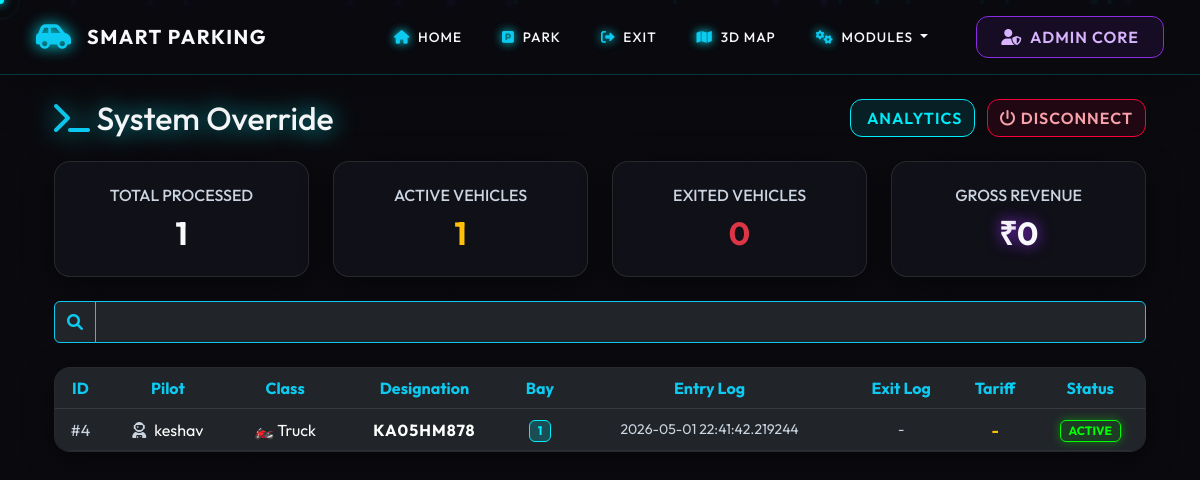
Page /admin (signed in) on the committed database.
### tables this page shows
CREATE TABLE users (
            id INTEGER PRIMARY KEY AUTOINCREMENT,
            name TEXT,
            vehicle TEXT,
            plate TEXT UNIQUE,
            slot INTEGER,
            entry_time TEXT,
            exit_time TEXT,
            fee INTEGER,
            status TEXT
        );

### main.py (the view)
@app.route('/admin')
def admin():
    if not session.get('admin'):
        return redirect('/login')
    conn = sqlite3.connect(DB_PATH)
    cur = conn.cursor()
    cur.execute("SELECT * FROM users")
    users = cur.fetchall()
    conn.close()
    return render_template('admin.html', users=users)

### templates/admin.html (shortened to what this page needs)
{% extends 'base.html' %}
{% block content %}
<div class="container-fluid animate__animated animate__fadeIn">
    <div class="d-flex flex-wrap justify-content-between align-items-center mb-4">
        <h2 class="title-glow text-light m-0"><i class="fas fa-terminal text-info"></i> System Override</h2>
        <div class="mt-2 mt-md-0">
            {% if users|length > 0 %}
            <a href="/analytics" class="btn btn-neon me-2"> Analytics</a>
            {% endif %}
            <a href="/logout" class="btn btn-neon-pink"><i class="fas fa-power-off"></i> Disconnect</a>
        </div>
    </div>
    <div class="row text-center mb-4 g-4">
        <div class="col-md-3">
            <div class="glass-panel p-4" style="border-top: 3px solid #00f0ff;">
                <h6 class="text-uppercase" style="color: #cbd5e1;">Total Processed</h6>
                <h2 class="text-light m-0 fw-bold">{{ users|length }}</h2>
            </div>
        </div>
        <div class="col-md-3">
            <div class="glass-panel p-4" style="border-top: 3px solid #ff9900;">
                <h6 class="text-uppercase" style="color: #cbd5e1;">Active Vehicles</h6>
                <h2 class="text-warning m-0 fw-bold">{{ users | selectattr(8, 'equalto', 'parked') | list | length }}</h2>
            </div>
        </div>
        <div class="col-md-3">
            <div class="glass-panel p-4" style="border-top: 3px solid #ff003c;">
                <h6 class="text-uppercase" style="color: #cbd5e1;">Exited Vehicles</h6>
                <h2 class="text-danger m-0 fw-bold">{{ users | selectattr(8, 'equalto', 'exited') | list | length }}</h2>
            </div>
        </div>
        <div class="col-md-3">
            <div class="glass-panel p-4" style="border-top: 3px solid #8a2be2;">
                <h6 class="text-uppercase" style="color: #cbd5e1;">Gross Revenue</h6>
                <h2 class="text-light m-0 fw-bold" style="text-shadow: 0 0 15px #8a2be2;">₹{{ users | map(attribute=7) | select | sum }}</h2>
            </div>
        </div>
    </div>
    <div class="input-group mb-4">
        <span class="input-group-text bg-dark text-info border-info"><i class="fas fa-search"></i></span>
        <input type="text" id="searchInput" class="form-control bg-dark text-light border-info py-2" placeholder="Query database by name or plate...">
    </div>
    <div class="glass-panel p-0 overflow-hidden">
        <div class="table-responsive">
            <table class="table table-dark table-hover align-middle text-center m-0" style="background: transparent;">
                <thead style="background: rgba(0,240,255,0.1);">
                    <tr>
                        <th class="text-info">ID</th>
                        <th class="text-info">Pilot</th>
                        <th class="text-info">Class</th>
                        <th class="text-info">Designation</th>
                        <th class="text-info">Bay</th>
                        <th class="text-info">Entry Log</th>
                        <th class="text-info">Exit Log</th>
                        <th class="text-info">Tariff</th>
                        <th class="text-info">Status</th>
                    </tr>
                </thead>
                <tbody id="tableBody">
                    {% for u in users %}
                    <tr style="border-bottom: 1px solid rgba(255,255,255,0.05);">
                        <td style="color: #cbd5e1;">#{{ u[0] }}</td>
                        <td><i class="fas fa-user-astronaut me-2" style="color: #cbd5e1;"></i>{{ u[1] }}</td>
                        <td>{% if u[2] == "car" %}🚗{% else %}🏍️{% endif %} <span class="text-capitalize">{{ u[2] }}</span></td>
                        <td class="fw-bold" style="letter-spacing: 1px;">{{ u[3] }}</td>
                        <td><span class="badge" style="background: rgba(0,240,255,0.2); color:#00f0ff; border: 1px solid #00f0ff;">{{ u[4] }}</span></td>
                        <td class="small" style="color: #cbd5e1;">{{ u[5] }}</td>
                        <td class="small" style="color: #cbd5e1;">{{ u[6] if u[6] else '-' }}</td>
                        <td class="fw-bold text-warning">{% if u[7] %}₹{{ u[7] }}{% else %}-{% endif %}</td>
                        <td>
                            {% if u[8] == "parked" %}
                                <span class="badge" style="background: rgba(0,255,0,0.1); color:#0f0; border: 1px solid #0f0; box-shadow: 0 0 10px rgba(0,255,0,0.4);">ACTIVE</span>
                            {% else %}
                                <span class="badge" style="background: rgba(255,0,60,0.1); color:#ff003c; border: 1px solid #ff003c;">CLEARED</span>
                            {% endif %}
                        </td>
                    </tr>
                    {% endfor %}
                </tbody>
            </table>
        </div>
    </div>
</div>
{% endblock %}

### templates/base.html (shortened to what this page needs)
<!DOCTYPE html>
<html lang="en">
<head>
    <link href="https://cdn.jsdelivr.net/npm/bootstrap@5.3.0/dist/css/bootstrap.min.css" rel="stylesheet">
    <link href="https://cdnjs.cloudflare.com/ajax/libs/font-awesome/6.0.0/css/all.min.css" rel="stylesheet">
    <link rel="stylesheet" href="https://cdnjs.cloudflare.com/ajax/libs/animate.css/4.1.1/animate.min.css"/>
    <link rel="stylesheet" href="{{ url_for('static', filename='style.css') }}">
</head>
<body class="dark-mode">
<div class="cursor-outline" data-cursor-outline></div>
<div class="particles">
    <span></span><span></span>
    <span></span><span></span><span></span>
    <span></span><span></span>
    <span></span><span></span><span></span>
    <span></span><span></span>
</div>
<nav class="navbar navbar-expand-lg navbar-dark px-4 py-3 shadow-lg sticky-top" style="background: rgba(10, 10, 15, 0.85) !important; backdrop-filter: blur(16px); border-bottom: 1px solid rgba(0, 240, 255, 0.2); z-index: 9999;">
    <div class="container-fluid">
        <a class="navbar-brand d-flex align-items-center" href="/">
            <i class="fas fa-car-side text-info me-3 fs-3" style="text-shadow: 0 0 15px #00f0ff;"></i>
            <span class="fw-bold text-light" style="letter-spacing: 1.5px;">SMART PARKING</span>
        </a>
        <div class="collapse navbar-collapse justify-content-end" id="globalNav">
            <ul class="navbar-nav align-items-center gap-4">
                <li class="nav-item">
                    <a class="nav-link nav-hover text-light" href="/"><i class="fas fa-home text-info me-1" style="text-shadow: 0 0 10px #00f0ff;"></i> Home</a>
                </li>
                <li class="nav-item">
                    <a class="nav-link nav-hover text-light" href="/register"><i class="fas fa-parking text-info me-1" style="text-shadow: 0 0 10px #00f0ff;"></i> Park</a>
                </li>
                <li class="nav-item">
                    <a class="nav-link nav-hover text-light" href="/exit"><i class="fas fa-sign-out-alt text-info me-1" style="text-shadow: 0 0 10px #00f0ff;"></i> Exit</a>
                </li>
                <li class="nav-item">
                    <a class="nav-link nav-hover text-light" href="/map"><i class="fas fa-map text-info me-1" style="text-shadow: 0 0 10px #00f0ff;"></i> 3D Map</a>
                </li>
                <li class="nav-item dropdown">
                    <a class="nav-link dropdown-toggle nav-hover text-light" href="#" id="navbarDropdown" role="button" data-bs-toggle="dropdown" aria-expanded="false">
                        <i class="fas fa-cogs text-info me-1" style="text-shadow: 0 0 10px #00f0ff;"></i> Modules
                    </a>
                </li>
            <li class="nav-item ms-lg-3 mt-3 mt-lg-0">
                <a class="btn btn-neon-purple px-4 py-2" href="/admin">
                    <i class="fas fa-user-shield me-1"></i> Admin Core
                </a>
            </li>
        </ul>
    </div>
    </div>
</nav>
<div class="container mt-4 animate__animated animate__fadeIn">
    {% block content %}{% endblock %}
</div>
</body>
</html>

### static/style.css (style rules this page uses)
:root { --bg-dark: #0a0a0f; --bg-card: rgba(20, 20, 30, 0.6); --neon-cyan: #00f0ff; --neon-purple: #8a2be2; --neon-pink: #ff003c; --glass-border: rgba(255, 255, 255, 0.1); --text-main: #e2e8f0; --text-muted: #94a3b8; }
body { background-color: var(--bg-dark); background-image: radial-gradient(circle at 15% 50%, rgba(138, 43, 226, 0.15), transparent 25%), radial-gradient(circle at 85% 30%, rgba(0, 240, 255, 0.15), transparent 25%); color: var(--text-main); min-height: 100vh; font-family: 'Outfit', sans-serif; transition: 0.3s; }
.card, .glass-panel { border-radius: 16px; background: var(--bg-card) !important; border: 1px solid var(--glass-border) !important; color: var(--text-main) !important; box-shadow: 0 8px 32px 0 rgba(0, 0, 0, 0.37); backdrop-filter: blur(16px); -webkit-backdrop-filter: blur(16px); transition: all 0.4s cubic-bezier(0.175, 0.885, 0.32, 1.275); }
.btn { border-radius: 12px; font-weight: 600; letter-spacing: 1px; transition: all 0.3s ease; text-transform: uppercase; position: relative; overflow: hidden; }
.btn-neon { background: rgba(0, 240, 255, 0.1) !important; border: 1px solid var(--neon-cyan) !important; color: var(--neon-cyan) !important; }
.btn-neon-purple { background: rgba(138, 43, 226, 0.1) !important; border: 1px solid var(--neon-purple) !important; color: #d8b4fe !important; }
.btn-neon-pink { background: rgba(255, 0, 60, 0.1) !important; border: 1px solid var(--neon-pink) !important; color: #fda4af !important; }
.title-glow { text-shadow: 0 0 25px rgba(0, 240, 255, 0.8); }
.dark-mode { background: var(--bg-dark) !important; color: var(--text-main) !important; }
@media (min-width: 769px) { body { cursor: none; } }
.cursor-outline { width: 40px; height: 40px; border: 2px solid rgba(0, 240, 255, 0.5); border-radius: 50%; position: fixed; top: 0; left: 0; transform: translate(-50%, -50%); z-index: 9999; pointer-events: none; transition: width 0.2s, height 0.2s, background-color 0.2s, border-color 0.2s; }

### templates/base.html (style rules this page uses)
.particles { position: fixed; width: 100%; height: 100%; z-index: -1; overflow: hidden; background: linear-gradient(rgba(10, 10, 15, 0.9), rgba(10, 10, 15, 0.9)), repeating-linear-gradient( 0deg, transparent, transparent 49px, rgba(0, 240, 255, 0.05) 50px ), repeating-linear-gradient( 90deg, transparent, transparent 49px, rgba(0, 240, 255, 0.05) 50px ); background-size: 100% 100%, 50px 50px, 50px 50px; }
.particles span { position: absolute; border-radius: 50%; background: rgba(0, 240, 255, 0.6); box-shadow: 0 0 10px rgba(0, 240, 255, 0.8); animation: floatUp linear infinite; }
.particles span:nth-child(even) { width: 6px; height: 6px; animation-duration: 12s; background: rgba(138, 43, 226, 0.6); box-shadow: 0 0 10px rgba(138, 43, 226, 0.8); }
.nav-hover { transition: 0.3s ease-in-out; font-weight: 500; text-transform: uppercase; font-size: 0.85rem; letter-spacing: 1px; }
.nav-hover i { transition: 0.3s; }

### rows in the picture
users: id "4", name "keshav", vehicle "Truck", plate "KA05HM878", slot "1", entry_time "2026-05-01 22:41:42.219244", u "-", status "ACTIVE"

### other values in the picture
{{ users|length }} "1"
{{ users | selectattr(8, 'equalto', 'parked') | list | length }} "1"
{{ users | selectattr(8, 'equalto', 'exited') | list | length }} "0"
{{ users | map(attribute=7) | select | sum }} "0"
